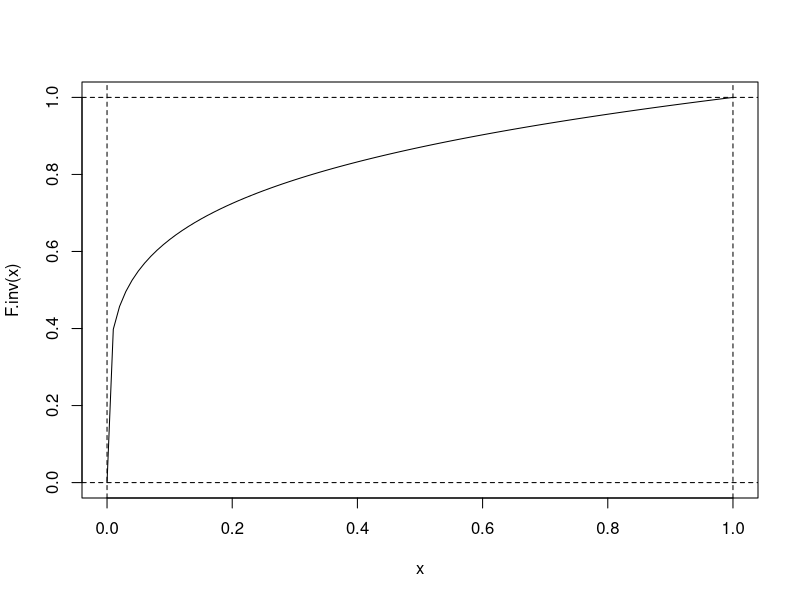
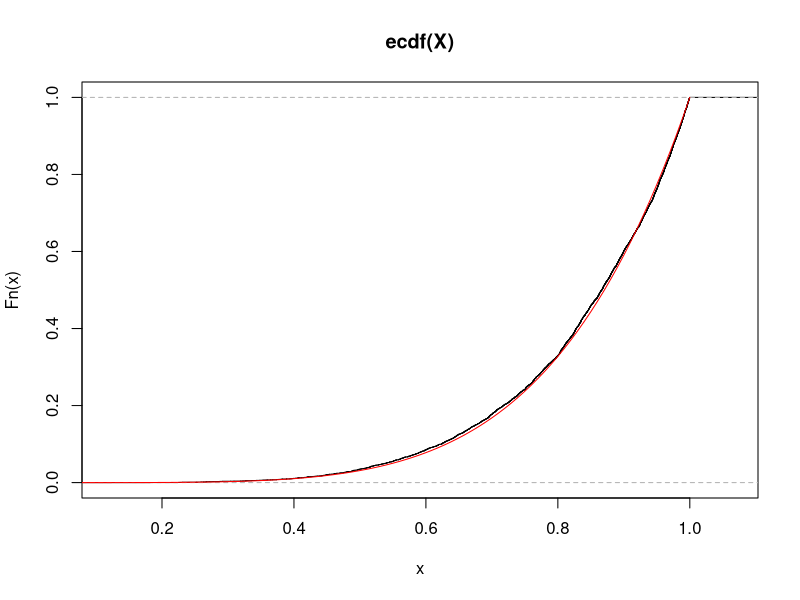
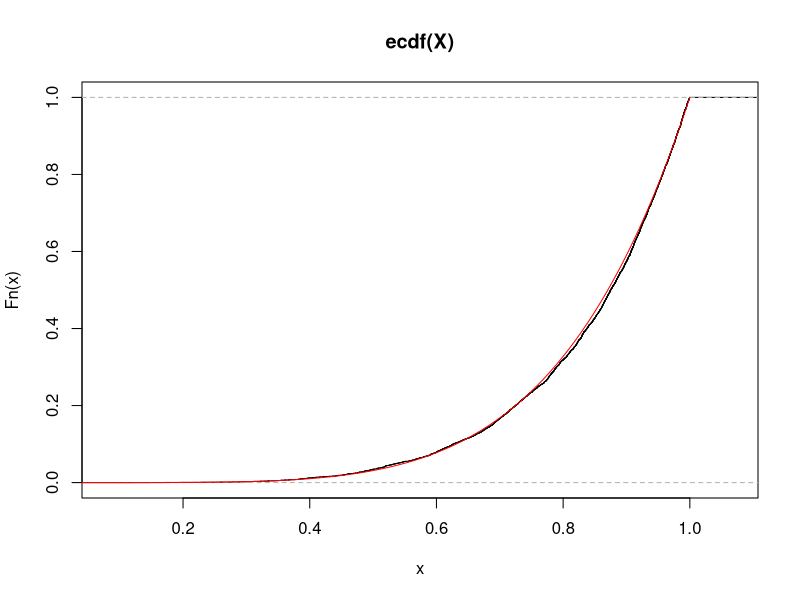
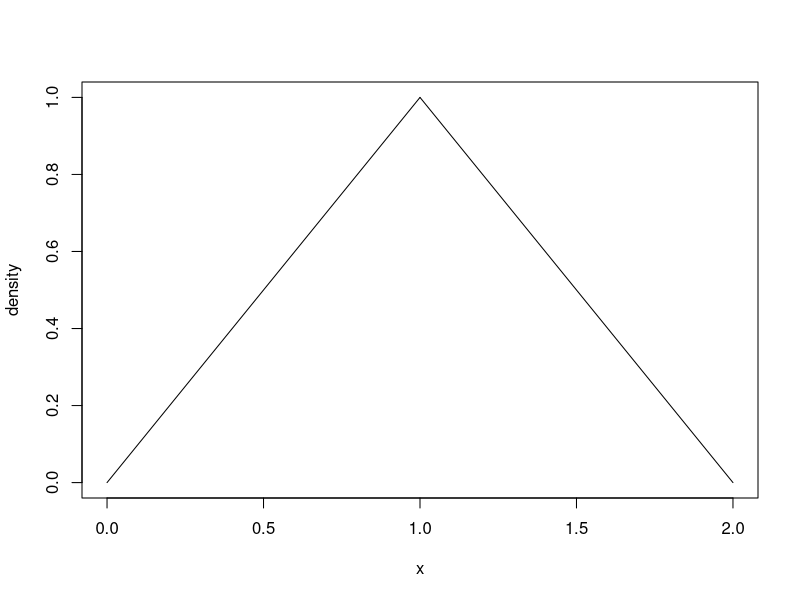
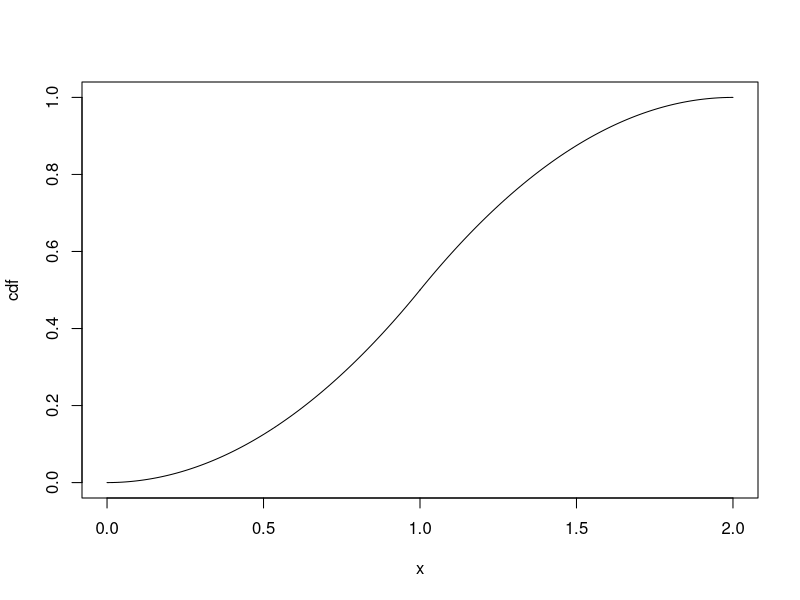
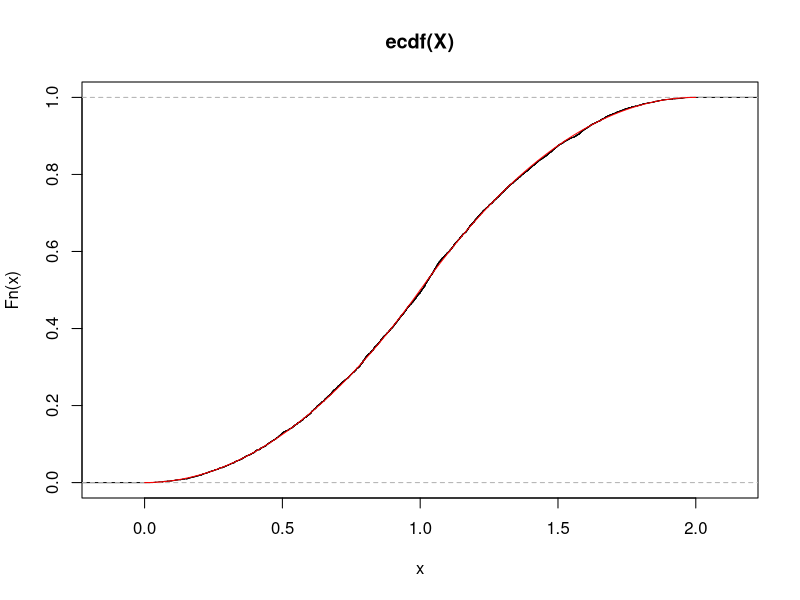
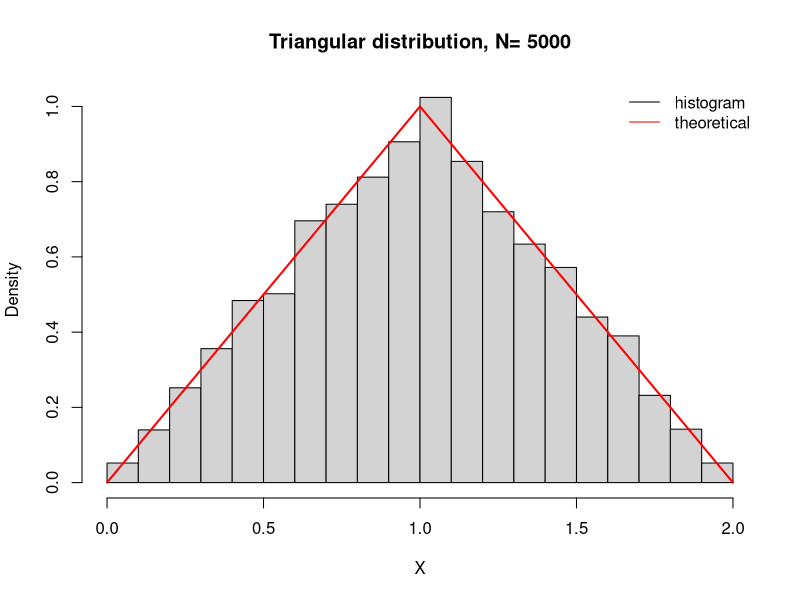
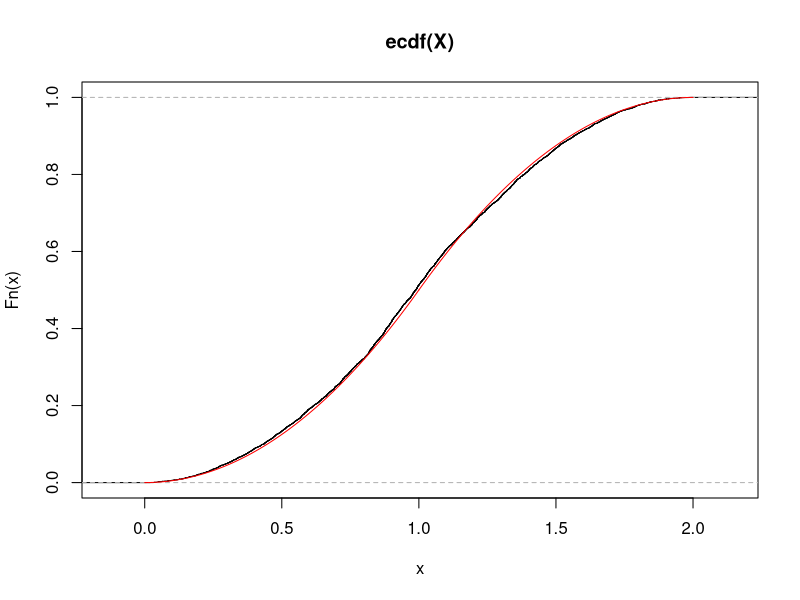

Here is the R script that generated these plots, in order:

                                        ## lect_7 ##

                          ## Generating Continuous Random Variables ##

##############################################


getwd()                                       # determine the working directory

setwd("./Documents/Teaching")                  
                                              # change the working directory
                                              # . refers to the current directory
getwd()

##############################################

## The Inverse Transform Method             

# Example 5a Ross (2006)

m<-5
F.inv<- function(u) u^(1/m)

curve(F.inv,0,1)
abline(v=0,h=0,lty=2)
abline(v=1,h=1,lty=2)

U<-runif(1)
X<-F.inv(U)
print(X)

                                              # Simulation study
N<-5000
set.seed(1)
U<-runif(N)
X<-F.inv(U)

# ?ecdf
cdf<-ecdf(X)
plot(cdf)

Fx<- function(x) x^(m)
curve(Fx,0,1,add=T,col="red")

# pdf("inv_cont1.pdf",paper="special")

# plot(cdf,xlim=c(0,1),lwd=1.5,main=expression(paste(F(x)==x^m,", ",N==5000)))
# curve(Fx,0,1,add=T,lwd=1.5,col="red")
# legend(0,0.99,c("empirical","theoretical"),lty=c(1,1),lwd=c(1.5,1.5),
       # col=c(1,"red"),bty="n")

# dev.off()

                                              # Using max of Unif(0,1) rv's

U<-runif(m)
X<-max(U)
print(X)

                                              # Simulation study
N<-5000
set.seed(1)
U<-matrix(runif(m*N),ncol=N)

X<-apply(U,2,max)

plot(ecdf(X))

Fx<-function(x) x^(m)
curve(Fx,0,1,add=T,col="red")


## triangualar distribution

# pdf("triangular1.pdf",width=12,height=6,paper="special")
# old.par <- par(no.readonly = TRUE)            
# par(mar=c(5, 4, 1.5, 1) + 0.1,mfrow=c(1,2))

plot(c(0,0,2,2),c(0,1,0,1),type="n",xlab="x",ylab="density")
lines(c(0,1),c(0,1))
lines(c(1,2),c(1,0))


Fx<-function(x) x^2/2
curve(Fx,0,1,xlim=c(0,2),ylim=c(0,1),ylab="cdf")
Fx<-function(x) 1-(2-x)^2/2
curve(Fx,1,2,add=T)

# par(old.par)
# dev.off()
                                              # as sum of 2 iid Unif(0,1)
m<-2
U<-runif(m)
X<-sum(U)
print(X)

                                              # Simulation study
N<-5000
set.seed(1)
U<-matrix(runif(m*N),ncol=N)

X<-apply(U,2,sum)

plot(ecdf(X))

Fx<-function(x) x^2/2
curve(Fx,0,1,add=T,col="red")
Fx<-function(x) 1-(2-x)^2/2
curve(Fx,1,2,add=T,col="red")

# pdf("triangular2.pdf",paper="special")

hist(X,prob=T,main=paste("Triangular distribution, N=",N))
lines(c(0,1),c(0,1),lwd=2,col="red")
lines(c(1,2),c(1,0),lwd=2,col="red")

legend("topright",c("histogram","theoretical"),lty=c(1,1),
       col=c(1,"red"),bty="n")

# dev.off()

                                              # inverse transform method
F.inv1<-function(u) sqrt(2*u)
F.inv2<-function(u) 2-sqrt(2*(1-u))
U<-runif(1)
if (U<0.5) {
	X<-F.inv1(U)
} else X<-F.inv2(U)
print(X)

                                              # Simulation study
N<-5000
set.seed(1)
U<-runif(N)
X<-rep(0,N)
for (i in 1:N){
	if (U[i]<0.5) X[i]<-F.inv1(U[i]) else X[i]<-F.inv2(U[i])
}

plot(ecdf(X))

Fx<-function(x) x^2/2
curve(Fx,0,1,add=T,col="red")
Fx<-function(x) 1-(2-x)^2/2
curve(Fx,1,2,add=T,col="red")

hist(X,prob=T,main=paste("Triangular distribution, N=",N))
#lines(density(X))
lines(c(0,1),c(0,1),lwd=2,col="red")
lines(c(1,2),c(1,0),lwd=2,col="red")

legend("topright",c("histogram","theoretical"),lty=c(1,1),
       col=c(1,"red"),bty="n")


## Exponential rv
                                              # F^{-1}(u)
F.inv<- function(u) -log(1-u)

curve(F.inv,0,1)
abline(h=0,v=0,lty=2)
abline(v=1,lty=2)

U<-runif(1)
X<--log(1-U)
print(X)

                                              # Simulation study
N<-5000
set.seed(1)
U<-runif(N)
X<--log(1-U)

# pdf("exponential1.pdf",paper="special")

hist(X,prob=T,main=expression(paste(f(x)==e^-x,", ",N==5000)))
curve(dexp(x),add=T, col="red")
legend("topright",c("histogram","theoretical"),lty=c(1,1),
       col=c(1,"red"),bty="n")

# dev.off()


## Poisson and exponential distribution

lambda<-3
log.U<-log(runif(1))
N<-0
while (log.U>= -lambda) {
	log.U<-log.U+log(runif(1))
	N<-N+1
}
print(N)

                                              # Simulation study
lambda<-3
N<-5000
set.seed(1)
X<-rep(0,N)
for (i in 1:N) {
	log.U<-log(runif(1))
	while (log.U>= -lambda) {
		log.U<-log.U+log(runif(1))
		X[i]<-X[i]+1
	}
}

x.max<-max(X)
freq<-rep(0,x.max+1)
for (i in 0:x.max) freq[i+1]<-sum(X==i)/N

plot(0:x.max,freq,type="h",lwd=3)
lines(0:x.max+0.05,dpois(0:x.max,lambda),type="h",col="red",lwd=3)

# pdf("pois2.pdf",paper="special")

# plot(0:x.max,freq,type="h",lwd=3,xlab="x",ylab="prob",
     # main=expression(paste("Pois(",lambda,"=3), ",N==5000)))
# lines(0:x.max+0.05,dpois(0:x.max,lambda),type="h",col="red",lwd=3)
# legend("topright",c("observed","theoretical"),lty=c(1,1),lwd=c(3,3),
       # col=c(1,"red"),bty="n")

# dev.off()

## Gamma rv

n<-5
lambda=4
U<-runif(n)
Y<-sum(-log(U)/lambda)
print(Y)

                                              # Simulation study
N<-5000
set.seed(1)
U<-matrix(runif(n*N),ncol=N)
Y<-apply(-log(U)/lambda,2,sum)
#print(Y)

# pdf("gamma1.pdf",paper="special")

#string<-expression(paste("gamma(",n,"=5, ",lambda,"=3), ",N==5000))
string<-substitute( paste('gamma( ',n==a,', ',lambda==b,' ), ',N==c),
                    list(a=n,b=lambda,c=N) )
hist(Y,prob=T,main=string)
curve(dgamma(x,shape=n,rate=lambda),add=T, col="red")
legend("topright",c("histogram","theoretical"),lty=c(1,1),
       col=c(1,"red"),bty="n")

# dev.off()

                                              # Exponential through conditioning
                                              # k=2
U<-runif(2)
t<-sum(-log(U))                                              
X<-runif(1)*t
Y<-t-X
cat("X=",X,"\n")
cat("Y=",Y,"\n")

                                              # Simulation study
N<-5000
lambda<-4
set.seed(1)
X<-matrix(0,ncol=2,nrow=N)
for (i in 1:N) {
	U<-runif(2)
	t<-sum(-log(U)/lambda)
	X[i,1]<-runif(1)*t
	X[i,2]<-t-X[i,1]
}

#string<-expression(paste("Exponential(",lambda,"), ",N==5000))
string<-substitute( paste('Exponential( ',lambda==b,' ), ',N==c),
                    list(b=lambda,c=N) )
j<-2
hist(X[,j],prob=T,main=string)
curve(dexp(x,lambda),0,10,add=T, col="red")
legend("topright",c("histogram","theoretical"),lty=c(1,1),
       col=c(1,"red"),bty="n")

                                              # k arbitray
k<-5
U<-runif(k)
t<-sum(-log(U))                                              
U.prime<-runif(k-1)
U.prime<-c(0,sort(U.prime),1)
U.prime<-U.prime[-1]-U.prime[-(k+1)]
X<-U.prime*t
cat("X=",X,"\n")

                                              # Simulation study
N<-5000
lambda<-4
set.seed(1)
X<-matrix(0,ncol=k,nrow=N)
for (i in 1:N) {
	U<-runif(k)
	t<-sum(-log(U)/lambda)
	U.prime<-runif(k-1)
	U.prime<-c(0,sort(U.prime),1)
	U.prime<-U.prime[-1]-U.prime[-(k+1)]
	X[i,]<-U.prime*t
}

#string<-expression(paste("Exponential(",lambda,"), ",N==5000))
string<-substitute( paste('Exponential( ',lambda==b,' ), ',N==c,', ',k==d),
                    list(b=lambda,c=N,d=k) )
j<-1
j<-j+1
hist(X[,j],prob=T,main=string)
curve(dexp(x,lambda),0,10,add=T, col="red")
legend("topright",c("histogram","theoretical"),lty=c(1,1),
       col=c(1,"red"),bty="n")


## beta rv

lambda<-4
n1<-2
n2<-3
U1<-runif(n1)
U2<-runif(n2)
Y1<-sum(-log(U1)/lambda)
Y2<-sum(-log(U2)/lambda)
X<-Y1/(Y1+Y2)
cat("X=",X,"\n")

                                              # Simulation study
N<-5000
lambda<-4
n1<-3
n2<-3
set.seed(1)
X<-rep(0,N)
for (i in 1:N) {
	U1<-runif(n1)
	U2<-runif(n2)
	Y1<-sum(-log(U1)/lambda)
	Y2<-sum(-log(U2)/lambda)
	X[i]<-Y1/(Y1+Y2)
}

# pdf("beta1.pdf",paper="special")

#string<-paste("beta(",n1,",",n2,"), N=5000")
string<-substitute( paste('beta( ',n[1]==a,', ',n[2]==b,' ), ',N==c),
                    list(a=n1,b=n2,c=N) )
hist(X,prob=T,main=string)
curve(dbeta(x,n1,n2),0,1,add=T, col="red")
legend("topright",c("histogram","theoretical"),lty=c(1,1),
       col=c(1,"red"),bty="n")

# dev.off()

## Exchangeable random vector

lambda<-4
n<-2
k<-3

U<-matrix(runif(k*n),ncol=k)
Y<-apply(-log(U)/lambda,2,sum)
X<-Y/sum(Y)
cat("X=",X,"\n")

# n=1, increments of ordered uniform rv's

U<-runif(k-1)
U<-c(0,sort(U),1)
X<-U[-1]-U[-(k+1)]
cat("X=",X,"\n")

                                              # Simulation study
# N<-5000
# set.seed(1)
# X<-matrix(0,nrow=N,ncol=k)
# for (i in 1:N) {
	# U<-runif(k-1)
	# U<-c(0,sort(U),1)
	# X[i,]<-U[-1]-U[-(k+1)]
# }
n<-2
k<-3
N<-5000
lambda<-4
set.seed(1)
X<-matrix(0,nrow=N,ncol=k)
for (i in 1:N) {
	U<-matrix(runif(k*n),ncol=k)
	Y<-apply(-log(U)/lambda,2,sum)
	X[i,]<-Y/sum(Y)
}
X<-X[,-3]

i<-1
mean(X[,i])
1/k

var(X[,i])
(n^2*(k-1))/(n^2*k^2*(n*k+1))



nbins <- 20+1
x.bin <- seq(0, 1, length=nbins)
y.bin <- seq(0, 1, length=nbins)
dx<-diff(x.bin)[1]
dy<-diff(y.bin)[1]

freq <-  as.data.frame(table(findInterval(X[,1], x.bin),
                             findInterval(X[,2], y.bin)))
freq[,1] <- as.numeric(freq[,1])
freq[,2] <- as.numeric(freq[,2])

freq2D <- diag(nbins)*0
freq2D[cbind(freq[,1], freq[,2])] <- freq[,3]/(N*dx*dy)

library(lattice)
g1<-data.frame(x=x.bin,y=y.bin,z=as.vector(t(freq2D)))


trellis.par.set("axis.line",list(col="transparent"))

# pdf("exch1.pdf",paper="special")

wireframe(z~x*y,g1,screen=list(z=-70,x=-60),shade=T,
         lwd=0.1,light.source=c(0,10,10),
         xlab=expression(x[1]),ylab=expression(x[2]),
         zlab="density",main="n=2, empirical",
         shade.colors = function(irr, ref, height, w = 0.4) grey(w*irr+(1-w)*(1 - (1 - ref)^0.4)) )

# dev.off()


f<-function(x) factorial(5)*x[1]*x[2]*(1-x[1]-x[2])*((x[1]+x[2])<=1)^2

nbins <- 50+1
x.bin <- seq(0, 1, length=nbins)
y.bin <- seq(0, 1, length=nbins)
grid<-expand.grid(x.bin,y.bin)

z.val<-apply(grid,1,f)
g2<-data.frame(x=x.bin,y=y.bin,z=z.val)

# pdf("exch2.pdf",paper="special")

wireframe(z~x*y,g2,screen=list(z=-70,x=-60),shade=T,
         lwd=0.1,light.source=c(0,10,10),
         xlab=expression(x[1]),ylab=expression(x[2]),
         zlab="density",main="n=2, theoretical",
         shade.colors = function(irr, ref, height, w = 0.4) grey(w*irr+(1-w)*(1 - (1 - ref)^0.4)) )

# dev.off()
